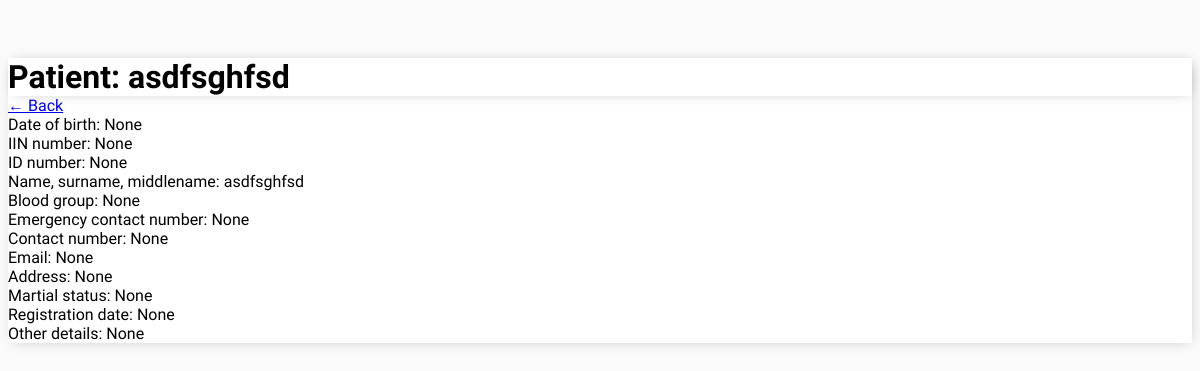
Page /patient/2/ (signed in) on the committed database.
### base/models.py (models this page shows)
class Patient(models.Model):
    user = models.ForeignKey(User, on_delete=models.CASCADE, null=True, blank=True)
    date_of_birth = models.DateField(null=True, blank=True)
    iin_number = models.IntegerField(null=True, blank=True)
    id_number = models.IntegerField(null=True, blank=True)
    name_surname_middlename = models.CharField(max_length=100, null=True, blank=True)
    blood_group = models.CharField(max_length=100, null=True, blank=True)
    emergency_contact_number = models.CharField(max_length=100, null=True, blank=True)
    contact_number = models.CharField(max_length=100, null=True, blank=True)
    email = models.CharField(max_length=100, null=True, blank=True)
    address = models.CharField(max_length=100, null=True, blank=True)
    martial_status = models.CharField(max_length=100, null=True, blank=True)
    registration_date = models.DateTimeField(null=True, blank=True)
    other_details = models.CharField(max_length=200, null=True, blank=True)
    def __str__(self):
        return self.name_surname_middlename
    class Meta:
        ordering = ['name_surname_middlename']

### base/views.py (the view)
# urls.py: path('patient/<int:pk>/', PatientDetail.as_view(), name='patient'),
class PatientDetail(LoginRequiredMixin, DetailView):
    model = Patient
    context_object_name = 'patient'
    template_name = 'base/patient_detail.html'

### base/templates/base/patient_detail.html
{% extends 'base/main.html' %}
{% block content %}
<h1>Patient: {{object}}</h1>
<a href="{% url 'patients' %}">&#8592; Back</a>
<br>
<h>Date of birth: {{object.date_of_birth}}</h1>
<br>
<h>IIN number: {{object.iin_number}}</h1>
<br>
<h>ID number: {{object.id_number}}</h1>
<br>
<h>Name, surname, middlename: {{object.name_surname_middlename}}</h1>
<br>
<h>Blood group: {{object.blood_group}}</h1>
<br>
<h>Emergency contact number: {{object.emergency_contact_number}}</h1>
<br>
<h>Contact number: {{object.contact_number}}</h1>
<br>
<h>Email: {{object.email}}</h1>
<br>
<h>Address: {{object.address}}</h1>
<br>
<h>Martial status: {{object.martial_status}}</h1>
<br>
<h>Registration date: {{object.registration_date}}</h1>
<br>
<h>Other details: {{object.other_details}}</h1>
<br>
{% endblock content %}

### base/templates/base/main.html (shortened to what this page needs)
<!DOCTYPE html>
<html>
<head>
</head>
<body>
    <div class="container">
        {% block content %}
        {% endblock content %}
    </div>
</body>
</html>

### base/templates/base/main.html (style rules this page uses)
body { background-color: #FAFAFA; font-family: 'Mukta', sans-serif; padding-top: 50px; }
h1, h2, h3, h4, h5, h6, .container { max-width: 1200px; margin: auto; background-color: #fff; -webkit-box-shadow: 2px 2px 13px -4px rgba(0, 0, 0, 0.21); box-shadow: 2px 2px 13px -4px rgba(0, 0, 0, 0.21); }

### rows in the picture
Patient: name_surname_middlename "asdfsghfsd", date_of_birth "None", iin_number "None", id_number "None", blood_group "None", emergency_contact_number "None", contact_number "None", email "None", address "None", martial_status "None", registration_date "None", other_details "None"
